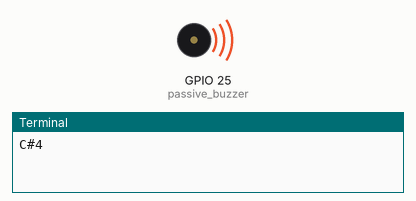
Recording of a program running on a simulated Raspberry Pi (BCM pin numbers). Parts: buzzer (waves = sounding), the last lines printed to the terminal. At 7.3 s the program stops and its outputs stay as they are.

Above: at 0.2 s.
At 7.4 s:
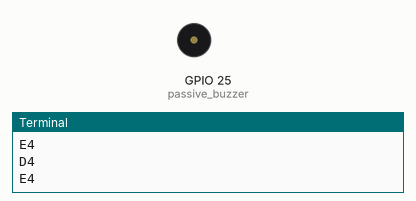
Timing chart, 0 to 8.8 s (numbered marks = the images above):
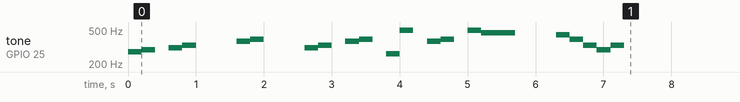

The program:

passive_buzzer_song.py
```python
# Playing Music on a Passive Buzzer
from gpiozero import TonalBuzzer
from time import sleep

passive_buzzer = TonalBuzzer(25)

def play(song):
  for note, duration in song:
    print(note)  # Print current note on terminal
    passive_buzzer.play(note)  # Play current note on buzzer
    sleep(float(duration))  # Hold note for given duration
  passive_buzzer.stop()  # Stop buzzer after song has finished

# Define the song as a list of notes and their durations
song = [
  ('C#4', 0.2), ('D4' , 0.2), (None, 0.2),
  ('Eb4', 0.2), ('E4' , 0.2), (None, 0.6),
  ('F#4', 0.2), ('G4' , 0.2), (None, 0.6),
  ('Eb4', 0.2), ('E4' , 0.2), (None, 0.2),
  ('F#4', 0.2), ('G4' , 0.2), (None, 0.2),
  ('C4' , 0.2), ('B4' , 0.2), (None, 0.2),
  ('F#4', 0.2), ('G4' , 0.2), (None, 0.2),
  ('B4' , 0.2), ('Bb4', 0.5), (None, 0.6),
  ('A4' , 0.2), ('G4' , 0.2), ('E4', 0.2),
  ('D4' , 0.2), ('E4' , 0.2)]

# Play the song
play(song)
```

Measured:
- by itself, tone on GPIO 25 (passive_buzzer): plays 277 Hz for 0.20 s, 294 Hz for 0.20 s, 311 Hz for 0.20 s, 330 Hz for 0.20 s, 370 Hz for 0.20 s, 392 Hz for 0.20 s … (21 notes in this stretch)
